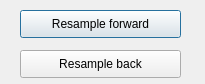
<?xml version="1.0" encoding="UTF-8"?>
<ui version="4.0">
 <class>SynapseResamplerDialog</class>
 <widget class="QDialog" name="SynapseResamplerDialog">
  <property name="geometry">
   <rect>
    <x>0</x>
    <y>0</y>
    <width>205</width>
    <height>84</height>
   </rect>
  </property>
  <property name="windowTitle">
   <string>Synapse Resampler</string>
  </property>
  <widget class="QPushButton" name="butFwd">
   <property name="geometry">
    <rect>
     <x>20</x>
     <y>10</y>
     <width>161</width>
     <height>28</height>
    </rect>
   </property>
   <property name="text">
    <string>Resample forward</string>
   </property>
  </widget>
  <widget class="QPushButton" name="butBack">
   <property name="geometry">
    <rect>
     <x>20</x>
     <y>50</y>
     <width>161</width>
     <height>28</height>
    </rect>
   </property>
   <property name="text">
    <string>Resample back</string>
   </property>
  </widget>
 </widget>
 <resources/>
 <connections/>
</ui>
